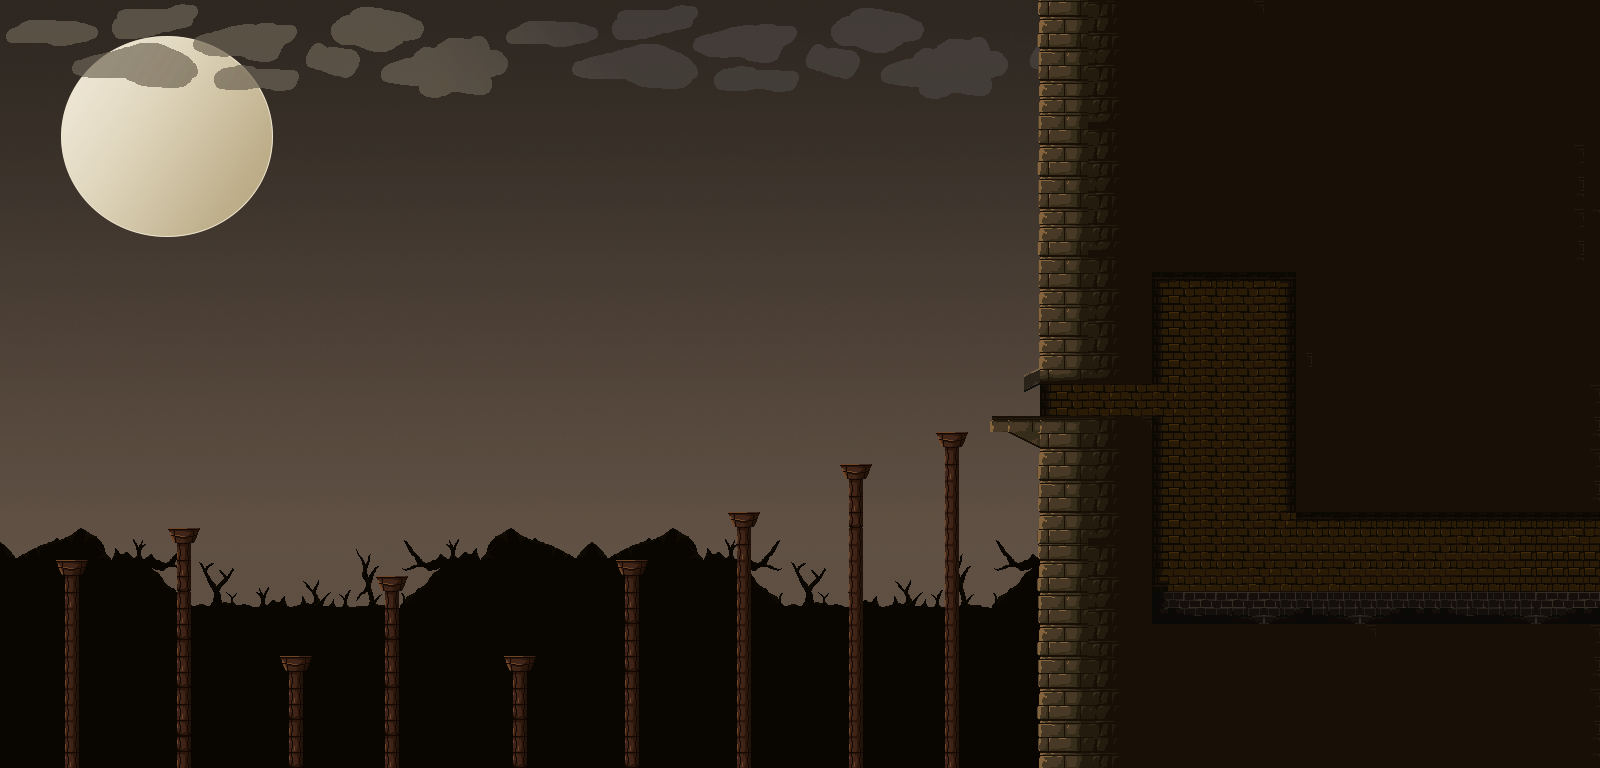

The image is a tile-based game level rendered from a .tmx file. Its description and source (layers, tilesets, objects; grid data summarised) follow:
An orthogonal 100x48 tile map with 16x16 px tiles, 3 tile layers (BG, Parallas, Main), 5 tilesets and 28 objects (26x WALL, DEATH, WIN).

<map version="1.0" orientation="orthogonal" renderorder="right-down" width="100" height="48" tilewidth="16" tileheight="16" nextobjectid="33">
 <tileset firstgid="1" name="castle_env" tilewidth="16" tileheight="16" tilecount="2560" columns="64">
  <image source="../Assets/DarkForest1.1/castle_env.png" width="1024" height="640" />
 </tileset>
 <tileset firstgid="2561" name="env_ground" tilewidth="16" tileheight="16" tilecount="900" columns="30">
  <image source="../Assets/DarkForest1.1/env_ground.png" width="480" height="480" />
 </tileset>
 <tileset firstgid="3461" name="env_mon" tilewidth="16" tileheight="16" tilecount="900" columns="30">
  <image source="../Assets/DarkForest1.1/env_mon.png" width="480" height="480" />
 </tileset>
 <tileset firstgid="4361" name="main_background" tilewidth="16" tileheight="16" tilecount="2304" columns="64">
  <image source="../Assets/DarkForest1.1/main_background.png" width="1024" height="576" />
 </tileset>
 <tileset firstgid="6665" name="top_far_bgrnd" tilewidth="16" tileheight="16" tilecount="2560" columns="40">
  <image source="../Assets/DarkForest1.1/top_far_bgrnd.png" width="640" height="1024" />
  <tile id="172">
   <properties>
    <property name="Draw" type="int" value="0" />
   </properties>
  </tile>
  <tile id="173">
   <properties>
    <property name="Draw" type="int" value="0" />
   </properties>
  </tile>
  <tile id="174">
   <properties>
    <property name="Draw" type="int" value="0" />
   </properties>
  </tile>
  <tile id="175">
   <properties>
    <property name="Draw" type="int" value="0" />
   </properties>
  </tile>
  <tile id="176">
   <properties>
    <property name="Draw" type="int" value="0" />
   </properties>
  </tile>
  <tile id="212">
   <properties>
    <property name="Draw" type="int" value="0" />
   </properties>
  </tile>
  <tile id="213">
   <properties>
    <property name="Draw" type="int" value="0" />
   </properties>
  </tile>
  <tile id="214">
   <properties>
    <property name="Draw" type="int" value="0" />
   </properties>
  </tile>
  <tile id="215">
   <properties>
    <property name="Draw" type="int" value="0" />
   </properties>
  </tile>
  <tile id="216">
   <properties>
    <property name="Draw" type="int" value="0" />
   </properties>
  </tile>
  <tile id="252">
   <properties>
    <property name="Draw" type="int" value="0" />
   </properties>
  </tile>
  <tile id="253">
   <properties>
    <property name="Draw" type="int" value="0" />
   </properties>
  </tile>
  <tile id="254">
   <properties>
    <property name="Draw" type="int" value="0" />
   </properties>
  </tile>
  <tile id="255">
   <properties>
    <property name="Draw" type="int" value="0" />
   </properties>
  </tile>
  <tile id="256">
   <properties>
    <property name="Draw" type="int" value="0" />
   </properties>
  </tile>
 </tileset>
 <layer name="BG" width="100" height="48">
  <properties>
   <property name="Draw" type="int" value="1" />
   <property name="Speed" type="float" value="0" />
  </properties>
  <data>[4800 cells, 4534 non-empty, 2241 distinct tile ids]</data>
 </layer>
 <layer name="Parallas" width="100" height="48">
  <properties>
   <property name="Draw" type="int" value="1" />
   <property name="Speed" type="float" value="0.5" />
  </properties>
  <data>[4800 cells, 1140 non-empty, 175 distinct tile ids]</data>
 </layer>
 <layer name="Main" width="100" height="48">
  <properties>
   <property name="Draw" type="int" value="1" />
   <property name="Speed" type="float" value="1" />
  </properties>
  <data>[4800 cells, 1929 non-empty, 121 distinct tile ids]</data>
 </layer>
 <objectgroup name="Colliders">
  <object id="1" type="WALL" x="56" y="560" width="32" height="19" />
  <object id="3" type="WALL" x="167.75" y="528.5" width="32.25" height="14" />
  <object id="5" type="WALL" x="280.5" y="655.75" width="32" height="20" />
  <object id="6" type="WALL" x="376.75" y="575.75" width="32" height="20" />
  <object id="7" type="WALL" x="504.25" y="656" width="31" height="17" />
  <object id="8" type="WALL" x="614.25" y="560" width="36" height="18" />
  <object id="9" type="WALL" x="726" y="511.75" width="37" height="18" />
  <object id="10" type="WALL" x="839.25" y="463.5" width="35" height="17" />
  <object id="11" type="WALL" x="935.5" y="432" width="32.5" height="16" />
  <object id="12" type="WALL" x="989.667" y="416" width="176.333" height="20" />
  <object id="13" type="WALL" x="1038" y="434" width="121" height="334" />
  <object id="14" type="WALL" x="1038" y="1" width="116.25" height="383" />
  <object id="15" type="WALL" x="1138" y="214" width="172" height="67" />
  <object id="16" type="WALL" x="1290" y="257" width="326" height="260" />
  <object id="17" type="WALL" x="1156" y="591" width="452" height="179" />
  <object id="18" type="WALL" x="63" y="572.5" width="19" height="200" />
  <object id="19" type="WALL" x="176" y="539" width="16" height="231" />
  <object id="20" type="WALL" x="287" y="669" width="18" height="104" />
  <object id="21" type="WALL" x="384" y="590" width="17" height="180" />
  <object id="22" type="WALL" x="513" y="667" width="15" height="106" />
  <object id="23" type="WALL" x="622" y="577" width="19" height="192" />
  <object id="24" type="WALL" x="736" y="528" width="17" height="247" />
  <object id="25" type="WALL" x="849" y="477" width="17" height="297" />
  <object id="26" type="WALL" x="942" y="442" width="19" height="336" />
  <object id="27" type="WALL" x="1024" y="369.333" width="15" height="23.3333" />
  <object id="29" type="DEATH" x="-80" y="805.333" width="1142.67" height="116" />
  <object id="31" type="WALL" x="-234.667" y="-41.3333" width="238.667" height="860" />
  <object id="32" type="WIN" x="1340" y="513.333" width="36" height="102.667" />
 </objectgroup>
</map>
